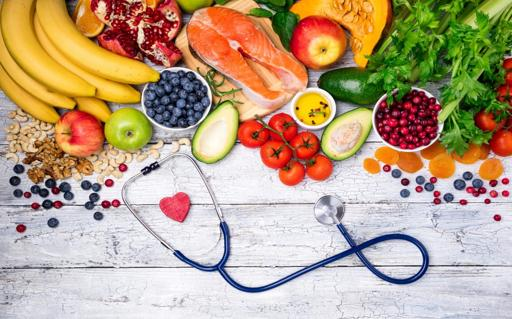
#> input picture ImageProcessing/image.jpg, 512 x 319 px
$ jupyter execute pillow.ipynb   (shell and % lines are left out)
#> lines starting #> are read from the running program, lines starting #| are printed output that depends on the picture; after the words box and inside, x2 and y2 are one past the last pixel; in counts of white or black regions, pixels touching at a corner belong together
# Install Pillow Modules

# Import Modules

[cell 1]
from PIL import Image
import matplotlib.pyplot as plt

# Read Image

[cell 2]
#  Read Image
#    -> lazy-operation : (Don't read the whole file till we need that!)
im = Image.open('image.jpg')
#> im is the input picture: PIL image 512x319 RGB; mean R, G, B 185.6, 162.4, 134.4

print(im.format, im.size, im.mode)
#| JPEG (512, 319) RGB

#  mode:
#    - L : (Luminance) for grayscale images
#    - RGB : True color images
#    - CMYK : pre-press images

# Display Image

[cell 3]
#  ipython method
#    Easy to use!
im

[cell 4]
#  Pillow Method:
#    Save it in a temporary file and use out utilities to display
im.show()

[cell 5]
# Using Matplotlib
plt.imshow(im)

#  Write Image

[cell 6]
im.save('mysavedimage.png')

# Manipulate Image

[cell 7]
box = (100, 100, 250, 250) # (left, upper, right, lower)
region = im.crop(box)
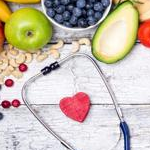
#> region: PIL image 150x150 RGB; mean R, G, B 201.5, 190.6, 176.1
region

[cell 8]
region = region.transpose(Image.ROTATE_180)
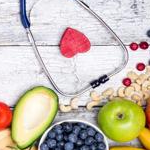
#> region: PIL image 150x150 RGB; mean R, G, B 201.5, 190.6, 176.1
im.paste(region, box)
im

[cell 9]
# Spliting and Merging
r, g, b = im.split()
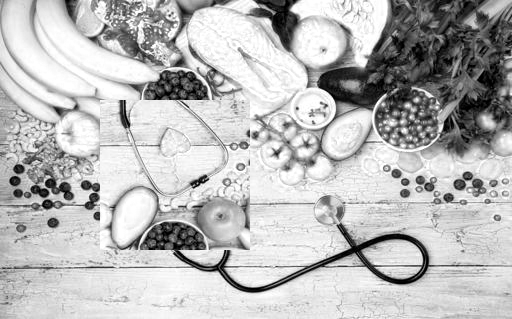
#> r: PIL image 512x319 L; min 0, max 255, mean 185.6
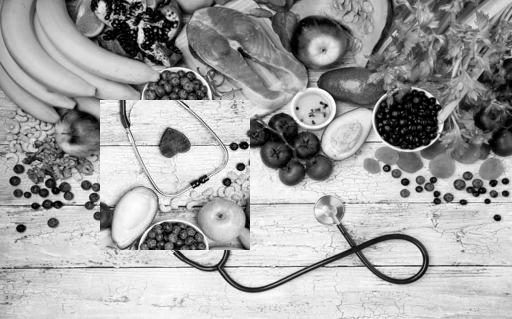
#> g: PIL image 512x319 L; min 0, max 255, mean 162.4
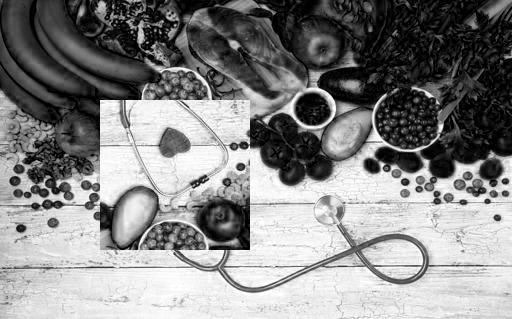
#> b: PIL image 512x319 L; min 0, max 255, mean 134.4

print(r.format, r.size, r.mode)
#| None (512, 319) L
b

[cell 10]
# Construct an Image
im2 = Image.merge("RGB", (b, g ,r))
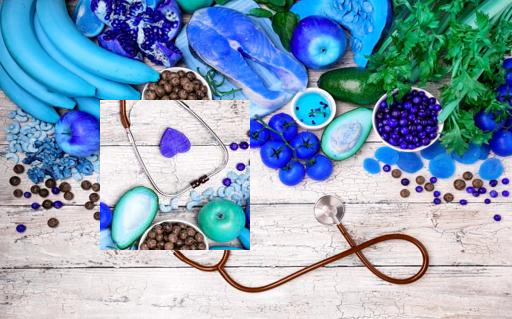
#> im2: PIL image 512x319 RGB; mean R, G, B 134.4, 162.4, 185.6
im2

# Geometrical transforms

[cell 11]
#  Image.resize
out = im.resize((128, 128))
out

[cell 12]
#  Image.rotate (Expand Flag)
out = im.rotate(45)
#> out: PIL image 512x319 RGB
out

# Transposing an image

[cell 13]
out = im.transpose(Image.ROTATE_90)
#> out: PIL image 319x512 RGB
out = im.transpose(Image.ROTATE_180)
#> out: PIL image 512x319 RGB
out = im.transpose(Image.ROTATE_270)
#> out: PIL image 319x512 RGB
out = im.transpose(Image.FLIP_LEFT_RIGHT)
#> out: PIL image 512x319 RGB
out = im.transpose(Image.FLIP_TOP_BOTTOM)
out

# Color transforms

[cell 14]
out = im.convert('L')
#> out: PIL image 512x319 L
out

# Image enhancement

[cell 15]
#  Filters
#
#    BLUR
#    CONTOUR
#    DETAIL
#    EDGE_ENHANCE
#    EDGE_ENHANCE_MORE
#    EMBOSS
#    FIND_EDGES
#    SHARPEN
#    SMOOTH
#    SMOOTH_MORE

from PIL import ImageFilter
out = im.filter(ImageFilter.BLUR)
#> out: PIL image 512x319 RGB
out

# Point Operations

[cell 16]
#  multiply each pixel by 1.2
out = im.point(lambda i: i*0.5)
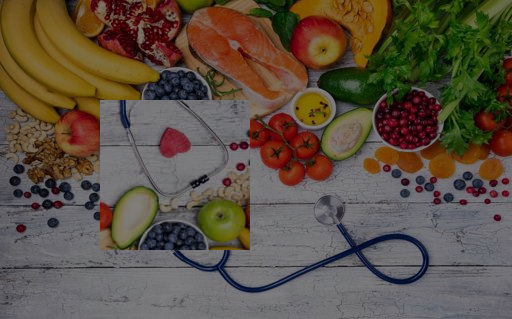
#> out: PIL image 512x319 RGB; mean R, G, B 92.8, 81.2, 67.2
out

[cell 17]
# split the image into individual bands
source = im.split()

R, G, B = 0, 1, 2

# select regions where red is less than 100
mask = source[R].point(lambda i: i < 100 and 255)
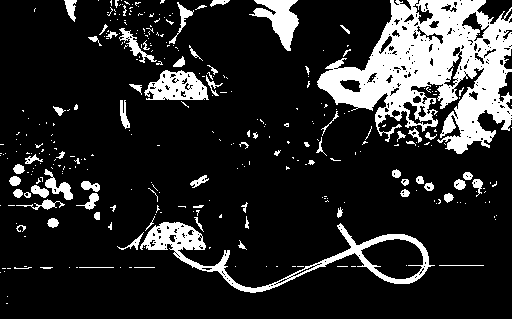
#> mask: PIL image 512x319 L; 16.2% white; 325 white regions (254 under 20 px), largest, box (x1, y1, x2, y2) and area: (317, 0, 512, 154) 15080, (140, 222, 435, 293) 3484, (144, 70, 209, 100) 1253

# process the green band
out = source[G].point(lambda i: i * 0.7)
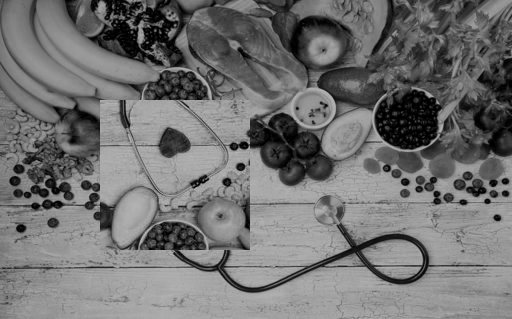
#> out: PIL image 512x319 L; min 0, max 178, mean 113.7

# paste the processed band back, but only where red was < 100
source[G].paste(out, None, mask)

# build a new multiband image
im = Image.merge(im.mode, source)
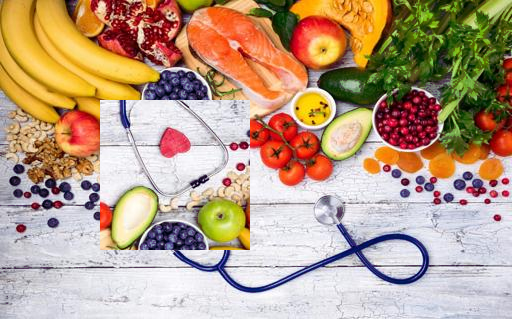
#> im: PIL image 512x319 RGB; mean R, G, B 185.6, 158.8, 134.4
im

# Out to np.ndarray

[cell 18]
import numpy as np
img = np.array(im)
img.shape
#> Out = (319, 512, 3)
